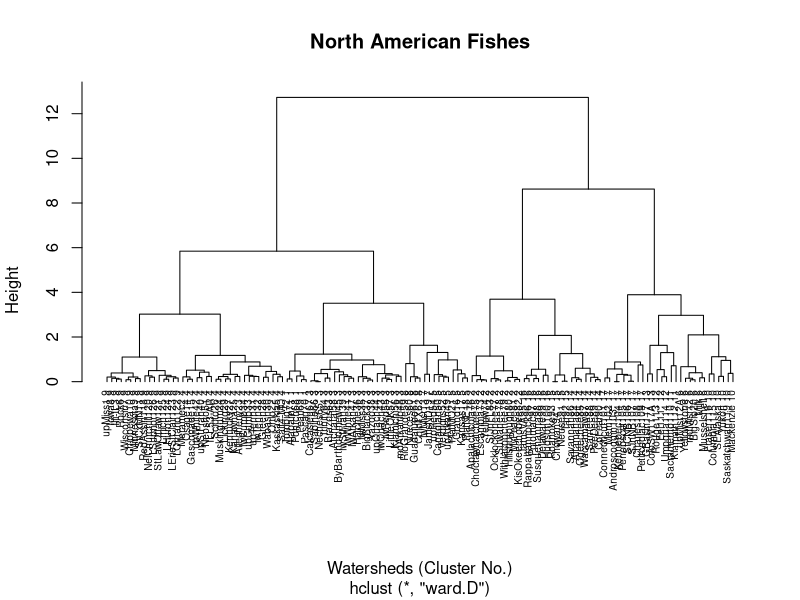

R code for this plot:
# This program performs a cluster analysis of watersheds, using the presence / 
# absence of taxa as characters.

setwd('~/biogeo')

# Load libraries needed for the analysis.
# Vegan provides Hellinger transformation.

library(vegan)

###################################################
# Read the Fish Data File
###################################################

nataxa = read.delim('NA_fishes.txt', header = TRUE, row.names = 1)

# Transform the data
nataxa.hel = decostand(nataxa,method='hellinger')

# Calculate distance between watersheds using Bray-Curtis dissimilarity.
nataxa.dist = vegdist(nataxa.hel, method = 'bray', binary=TRUE)


####################
# Cluster Analysis #
####################

nataxa.clust=hclust(nataxa.dist, method='ward')
nataxa.clust.cut = cutree(nataxa.clust, k=17)
plot(nataxa.clust, hang = -1, labels = paste(rownames(nataxa), as.character(nataxa.clust.cut)), cex=0.6, main = 'North American Fishes', xlab = 'Watersheds (Cluster No.)')
